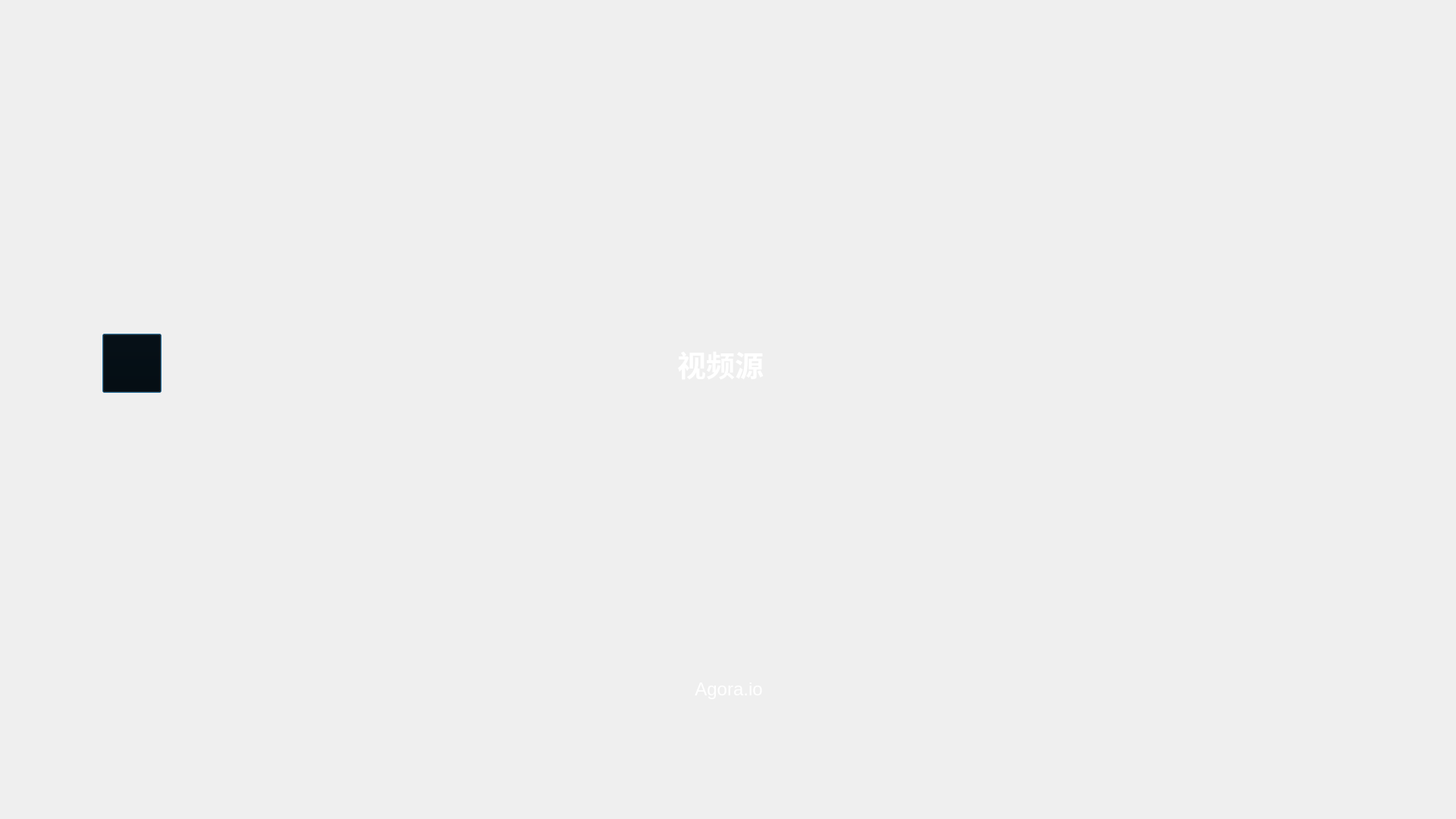
<?xml version="1.0" encoding="UTF-8"?>
<ui version="4.0">
 <class>DlgSettingSelect</class>
 <widget class="QDialog" name="DlgSettingSelect">
  <property name="geometry">
   <rect>
    <x>0</x>
    <y>0</y>
    <width>1920</width>
    <height>1080</height>
   </rect>
  </property>
  <property name="sizePolicy">
   <sizepolicy hsizetype="Ignored" vsizetype="Ignored">
    <horstretch>0</horstretch>
    <verstretch>0</verstretch>
   </sizepolicy>
  </property>
  <property name="minimumSize">
   <size>
    <width>1920</width>
    <height>1080</height>
   </size>
  </property>
  <property name="maximumSize">
   <size>
    <width>3840</width>
    <height>2160</height>
   </size>
  </property>
  <property name="windowTitle">
   <string>AgoraCourse</string>
  </property>
  <property name="styleSheet">
   <string notr="true">QDialog#DlgSettingSelect{
border-image: url(:/AgoraCourse/Resources/dualTeacher/black-blur-bk.jpg);
}</string>
  </property>
  <property name="sizeGripEnabled">
   <bool>false</bool>
  </property>
  <widget class="QWidget" name="horizontalLayoutWidget">
   <property name="geometry">
    <rect>
     <x>0</x>
     <y>0</y>
     <width>1934</width>
     <height>1160</height>
    </rect>
   </property>
   <layout class="QVBoxLayout" name="verticalLayout">
    <property name="spacing">
     <number>0</number>
    </property>
    <property name="sizeConstraint">
     <enum>QLayout::SetNoConstraint</enum>
    </property>
    <property name="leftMargin">
     <number>0</number>
    </property>
    <property name="topMargin">
     <number>0</number>
    </property>
    <item>
     <layout class="QHBoxLayout" name="horizontalLayout_titleButton" stretch="0,0,0">
      <property name="spacing">
       <number>26</number>
      </property>
      <property name="sizeConstraint">
       <enum>QLayout::SetDefaultConstraint</enum>
      </property>
      <property name="leftMargin">
       <number>1692</number>
      </property>
      <property name="topMargin">
       <number>10</number>
      </property>
      <property name="rightMargin">
       <number>20</number>
      </property>
      <property name="bottomMargin">
       <number>0</number>
      </property>
      <item>
       <widget class="QPushButton" name="maxButton">
        <property name="sizePolicy">
         <sizepolicy hsizetype="Preferred" vsizetype="Preferred">
          <horstretch>50</horstretch>
          <verstretch>50</verstretch>
         </sizepolicy>
        </property>
        <property name="minimumSize">
         <size>
          <width>50</width>
          <height>50</height>
         </size>
        </property>
        <property name="maximumSize">
         <size>
          <width>50</width>
          <height>50</height>
         </size>
        </property>
        <property name="styleSheet">
         <string notr="true">QPushButton#maxButton{
    border-image: url(:/AgoraCourse/Resources/dualTeacher/change-glbbtn.png);
    background-image: url(:/AgoraCourse/Resources/dualTeacher/);
    background-color:rgba(0,0,0,0);
}
QPushButton#maxButton:hover {
     border-image: url(:/AgoraCourse/Resources/dualTeacher/change-glbbtn.png);
    background-color:rgba(0,0,0,0);
}
QPushButton#maxButton:pressed {
    border-image: url(:/AgoraCourse/Resources/dualTeacher/change-glbbtn.png);
     background-color:rgba(0,0,0,0);
};
</string>
        </property>
        <property name="text">
         <string/>
        </property>
        <property name="iconSize">
         <size>
          <width>18</width>
          <height>18</height>
         </size>
        </property>
        <property name="autoDefault">
         <bool>false</bool>
        </property>
        <property name="flat">
         <bool>true</bool>
        </property>
       </widget>
      </item>
      <item>
       <widget class="QPushButton" name="minButton">
        <property name="sizePolicy">
         <sizepolicy hsizetype="Ignored" vsizetype="Ignored">
          <horstretch>0</horstretch>
          <verstretch>0</verstretch>
         </sizepolicy>
        </property>
        <property name="minimumSize">
         <size>
          <width>50</width>
          <height>50</height>
         </size>
        </property>
        <property name="maximumSize">
         <size>
          <width>50</width>
          <height>50</height>
         </size>
        </property>
        <property name="styleSheet">
         <string notr="true">QPushButton#minButton{
    border-image: url(:/AgoraCourse/Resources/dualTeacher/mix-glbbtn.png); 
    background-image: url(:/AgoraCourse/Resources/dualTeacher/);
    background-color:rgba(0,0,0,0);
}
QPushButton#minButton:hover {
     background-color:rgba(0,0,0,0);
         border-image: url(:/AgoraCourse/Resources/dualTeacher/mix-glbbtn.png); 
}
QPushButton#minButton:pressed {
    background-color:rgba(0,0,0,0);
    border-image: url(:/AgoraCourse/Resources/dualTeacher/mix-glbbtn.png); 
};
</string>
        </property>
        <property name="text">
         <string/>
        </property>
        <property name="iconSize">
         <size>
          <width>18</width>
          <height>18</height>
         </size>
        </property>
        <property name="autoDefault">
         <bool>false</bool>
        </property>
        <property name="flat">
         <bool>true</bool>
        </property>
       </widget>
      </item>
      <item>
       <widget class="QPushButton" name="closeButton">
        <property name="sizePolicy">
         <sizepolicy hsizetype="Preferred" vsizetype="Preferred">
          <horstretch>0</horstretch>
          <verstretch>0</verstretch>
         </sizepolicy>
        </property>
        <property name="minimumSize">
         <size>
          <width>50</width>
          <height>50</height>
         </size>
        </property>
        <property name="maximumSize">
         <size>
          <width>50</width>
          <height>50</height>
         </size>
        </property>
        <property name="styleSheet">
         <string notr="true">QPushButton#closeButton{
    border-image: url(:/AgoraCourse/Resources/dualTeacher/closes-glbbtn.png);
    background-image: url(:/AgoraCourse/Resources/dualTeacher/);
   background-color:rgba(0,0,0,0);
}
QPushButton#closeButton:hover {
    background-color:rgba(0,0,0,0);
    background-image: url(:/AgoraCourse/Resources/dualTeacher/);
}
QPushButton#closeButton:pressed {
    background-color:rgba(0,0,0,0);
    background-image: url(:/AgoraCourse/Resources/dualTeacher/);
};</string>
        </property>
        <property name="text">
         <string/>
        </property>
        <property name="iconSize">
         <size>
          <width>50</width>
          <height>16</height>
         </size>
        </property>
        <property name="autoDefault">
         <bool>false</bool>
        </property>
        <property name="flat">
         <bool>true</bool>
        </property>
       </widget>
      </item>
     </layout>
    </item>
    <item>
     <layout class="QHBoxLayout" name="horizontalLayout_Info">
      <property name="spacing">
       <number>665</number>
      </property>
      <property name="sizeConstraint">
       <enum>QLayout::SetDefaultConstraint</enum>
      </property>
      <property name="leftMargin">
       <number>135</number>
      </property>
      <property name="topMargin">
       <number>30</number>
      </property>
      <property name="rightMargin">
       <number>910</number>
      </property>
      <property name="bottomMargin">
       <number>120</number>
      </property>
      <item>
       <widget class="QPushButton" name="btnBack">
        <property name="sizePolicy">
         <sizepolicy hsizetype="Ignored" vsizetype="Ignored">
          <horstretch>0</horstretch>
          <verstretch>0</verstretch>
         </sizepolicy>
        </property>
        <property name="minimumSize">
         <size>
          <width>78</width>
          <height>78</height>
         </size>
        </property>
        <property name="maximumSize">
         <size>
          <width>78</width>
          <height>78</height>
         </size>
        </property>
        <property name="styleSheet">
         <string notr="true">QPushButton#btnBack{
		border-image: url(:/AgoraCourse/Resources/dualTeacher/backbtn-glb-white.png);
    background-color: #00000000;
}</string>
        </property>
        <property name="text">
         <string/>
        </property>
       </widget>
      </item>
      <item>
       <widget class="QLabel" name="labTitle">
        <property name="enabled">
         <bool>true</bool>
        </property>
        <property name="sizePolicy">
         <sizepolicy hsizetype="Ignored" vsizetype="Ignored">
          <horstretch>0</horstretch>
          <verstretch>0</verstretch>
         </sizepolicy>
        </property>
        <property name="minimumSize">
         <size>
          <width>144</width>
          <height>67</height>
         </size>
        </property>
        <property name="maximumSize">
         <size>
          <width>144</width>
          <height>67</height>
         </size>
        </property>
        <property name="font">
         <font>
          <pointsize>-1</pointsize>
          <bold>false</bold>
         </font>
        </property>
        <property name="layoutDirection">
         <enum>Qt::LeftToRight</enum>
        </property>
        <property name="styleSheet">
         <string notr="true">QLabel#labTitle{
font-size: 38px;
font-family:&quot;Microsoft YaHei UI&quot;;
font-weight: 500;
color: #FFFFFF;
line-height: 53px;
}</string>
        </property>
        <property name="lineWidth">
         <number>0</number>
        </property>
        <property name="text">
         <string>视频源</string>
        </property>
        <property name="scaledContents">
         <bool>true</bool>
        </property>
        <property name="alignment">
         <set>Qt::AlignCenter</set>
        </property>
       </widget>
      </item>
     </layout>
    </item>
    <item>
     <layout class="QGridLayout" name="gridLayout">
      <property name="leftMargin">
       <number>650</number>
      </property>
      <property name="rightMargin">
       <number>650</number>
      </property>
      <property name="horizontalSpacing">
       <number>0</number>
      </property>
      <property name="verticalSpacing">
       <number>20</number>
      </property>
     </layout>
    </item>
    <item>
     <layout class="QHBoxLayout" name="horizontalLayout_2">
      <property name="spacing">
       <number>0</number>
      </property>
      <property name="leftMargin">
       <number>0</number>
      </property>
      <property name="topMargin">
       <number>50</number>
      </property>
      <property name="rightMargin">
       <number>0</number>
      </property>
      <property name="bottomMargin">
       <number>50</number>
      </property>
      <item alignment="Qt::AlignHCenter">
       <widget class="QLabel" name="label">
        <property name="sizePolicy">
         <sizepolicy hsizetype="Ignored" vsizetype="Ignored">
          <horstretch>0</horstretch>
          <verstretch>0</verstretch>
         </sizepolicy>
        </property>
        <property name="minimumSize">
         <size>
          <width>0</width>
          <height>20</height>
         </size>
        </property>
        <property name="maximumSize">
         <size>
          <width>200</width>
          <height>60</height>
         </size>
        </property>
        <property name="styleSheet">
         <string notr="true">font-size: 24px;
font-family: Helvetica;
color: #FFFFFF;
line-height: 29px;
background-color: rgba(0, 0, 0, 0);
border-image: url(:/AgoraCourse/Resources/dualTeacher);</string>
        </property>
        <property name="text">
         <string>Agora.io</string>
        </property>
        <property name="alignment">
         <set>Qt::AlignBottom|Qt::AlignHCenter</set>
        </property>
       </widget>
      </item>
     </layout>
    </item>
   </layout>
  </widget>
 </widget>
 <layoutdefault spacing="6" margin="11"/>
 <resources>
  <include location="agoracourse.qrc"/>
 </resources>
 <connections/>
</ui>
